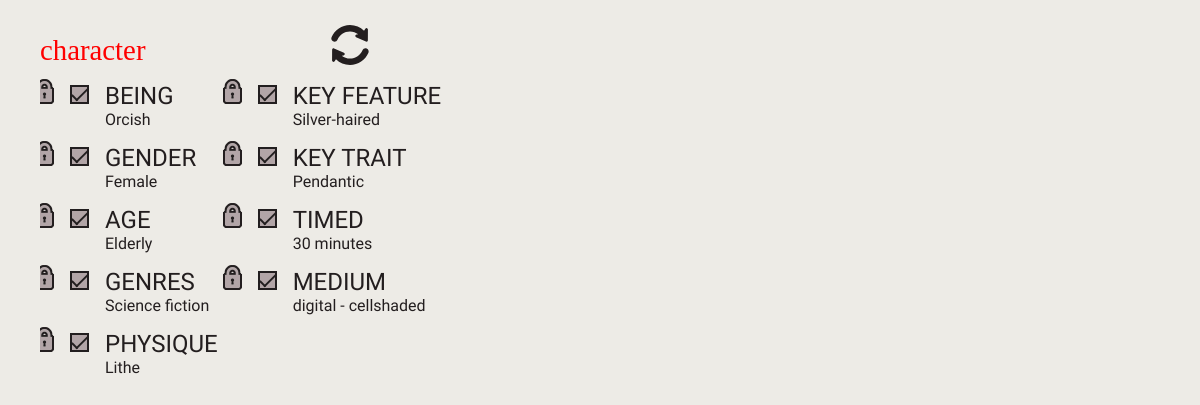
Screenshot of /iframe with the database file from the repository.
### tables this page shows
CREATE TABLE beings (id INTEGER PRIMARY KEY, being TEXT UNIQUE NOT NULL);

CREATE TABLE genders(id INTEGER PRIMARY KEY, gender TEXT UNIQUE NOT NULL);

CREATE TABLE ages(id INTEGER PRIMARY KEY, age TEXT UNIQUE NOT NULL);

CREATE TABLE genres(id INTEGER PRIMARY KEY, genre TEXT UNIQUE NOT NULL);

CREATE TABLE physiques(id INTEGER PRIMARY KEY, physique TEXT UNIQUE NOT NULL);

CREATE TABLE features(id INTEGER PRIMARY KEY, feature TEXT UNIQUE NOT NULL);

CREATE TABLE traits(id INTEGER PRIMARY KEY, trait TEXT UNIQUE NOT NULL);

CREATE TABLE times(id INTEGER PRIMARY KEY, time TEXT UNIQUE NOT NULL);

CREATE TABLE mediums(id INTEGER PRIMARY KEY, medium TEXT UNIQUE NOT NULL);

### run.py (the view)
@app.route('/iframe')
def iframe():
    con = sqlite3.connect(DATABASE)
    menu = fetchMenu(con)
    con.close()
    return render_template ('iframe.html', category='character', beings=menu['beings'], genders=menu['genders'], ages=menu['ages'], genres=menu['genres'], physiques=menu['physiques'], features=menu['features'], traits=menu['traits'], mediums=menu['mediums'], times=menu['times'])

### templates/iframe.html (shortened to what this page needs)
<!DOCTYPE>
<html>
  <head>
    <link rel="stylesheet" type="text/css" href="{{ url_for('static', filename='styles.css') }}">
    <link rel="stylesheet" type="text/css" href="{{ url_for('static', filename='roller-styles.css') }}">
  </head>
  <body>
    <div id="roller-content">
      <div id="roller-header">
        <div id="roller-category"><h2>{{ category }}</h2></div>
        <div id="refresher" onclick="refresh()"></div>
      </div>
      <div class="roller-row1">
        <div class="roller-block">
          <label class="lock-container">
            <span class="lock-checkmark"></span>
          </label>
          <label class="container"><p>BEING</p>
            <span class="checkmark"></span>
          </label>
          <p class="output">
              {% for being in beings %}
                {{ being[1] }}
              {% endfor %}
          </p>
        </div>
        <div class="roller-block">
          <label class="lock-container">
            <span class="lock-checkmark"></span>
          </label>
          <label class="container"><p>GENDER</p>
            <span class="checkmark"></span>
          </label>
          <p class="output">
              {% for gender in genders %}
                {{ gender[1] }}
              {% endfor %}
          </p>
        </div>
        <div class="roller-block">
          <label class="lock-container">
            <span class="lock-checkmark"></span>
          </label>
          <label class="container"><p>AGE</p>
            <span class="checkmark"></span>
          </label>
          <p class="output">
              {% for age in ages %}
                {{ age[1] }}
              {% endfor %}
          </p>
        </div>
        <div class="roller-block">
          <label class="lock-container">
            <span class="lock-checkmark"></span>
          </label>
          <label class="container"><p>GENRES</p>
            <span class="checkmark"></span>
          </label>
          <p class="output">
              {% for genre in genres %}
                {{ genre[1] }}
              {% endfor %}
          </p>
        </div>
        <div class="roller-block">
          <label class="lock-container">
            <span class="lock-checkmark"></span>
          </label>
          <label class="container"><p>PHYSIQUE</p>
            <span class="checkmark"></span>
          </label>
          <p class="output">
              {% for physique in physiques %}
                {{ physique[1] }}
              {% endfor %}
          </p>
        </div>
      </div>
      <div class="roller-row2">
        <div class="roller-block">
          <label class="lock-container">
            <span class="lock-checkmark"></span>
          </label>
          <label class="container"><p>KEY FEATURE</p>
            <span class="checkmark"></span>
          </label>
          <p class="output">
              {% for feature in features %}
                {{ feature[1] }}
              {% endfor %}
          </p>
        </div>
        <div class="roller-block">
          <label class="lock-container">
            <span class="lock-checkmark"></span>
          </label>
          <label class="container"><p>KEY TRAIT</p>
            <span class="checkmark"></span>
          </label>
          <p class="output">
              {% for trait in traits %}
                {{ trait[1] }}
              {% endfor %}
          </p>
        </div>
        <div class="roller-block">
          <label class="lock-container">
            <span class="lock-checkmark"></span>
          </label>
          <label class="container"><p>TIMED</p>
            <span class="checkmark"></span>
          </label>
          <p class="output">
              {% for time in times %}
                {{ time[1] }}
              {% endfor %}
          </p>
        </div>
        <div class="roller-block">
          <label class="lock-container">
            <span class="lock-checkmark"></span>
          </label>
          <label class="container"><p>MEDIUM</p>
            <span class="checkmark"></span>
          </label>
          <p class="output">
              {% for medium in mediums %}
                {{ medium[1] }}
              {% endfor %}
          </p>
        </div>
      </div>
    </div>
  </body>
</html>

### static/styles.css (style rules this page uses)
* { margin: 0; padding: 0; border: 0; font-size: 100%; font: inherit; vertical-align: baseline; color: #231e1f; }
body { background-image: url(bg.jpg); background-color: #edebe6; }
p { font-family: "Inconsolata"; }
h2 { font-family: "Surf"; font-size: 1.5em; color: white; }

### static/roller-styles.css (style rules this page uses)
body { background-image: none; }
#roller-header { margin-bottom: 15px; }
#roller-category { display: inline-block; position: relative; }
#roller-category h2 { color: red !important; font-size: 1.8em; }
#refresher { position: relative; top: 5px; display: inline-block; background-image: url(refresh.svg); background-repeat: no-repeat; background-size: contain; margin-left: 180px; width: 40px; height: 40px; }
#roller-content { margin-left: 40px; margin-right: 40px; margin-top: 20px; height: 500px; overflow: hidden; }
.output { margin-left: 35px; }
.roller-block { padding-bottom: 15px; }
.roller-row1, .roller-row2 { float: left; padding-left: 30px; }
.roller-row2 { padding-left: 40px; }
.lock-container { display: block; position: relative; bottom: 6px; padding-left: 35px; cursor: pointer; font-size: 1.5em; font-family: "Inconsolata"; -webkit-user-select: none; -moz-user-select: none; -ms-user-select: none; user-select: none; }
.lock-checkmark { position: absolute; top: 3px; left: -35px; height: 25px; width: 19px; background-image: url("unlocked.png"); background-repeat: no-repeat; background-color: #edebe6; }
.container { display: block; position: relative; padding-left: 35px; cursor: pointer; font-size: 1.5em; font-family: "Inconsolata"; -webkit-user-select: none; -moz-user-select: none; -ms-user-select: none; user-select: none; }
.checkmark { position: absolute; top: 3px; left: 0; height: 15px; width: 15px; background-color: rgba(178, 165, 167, 0.5); border: 2px solid rgba(178, 165, 167, 0.5); }
.container input:checked ~ .checkmark { background-color: #b2a5a7; border: 2px solid #221e1f; }
.checkmark:after { content: ""; position: absolute; display: none; }
.container input:checked ~ .checkmark:after { display: block; }
.container .checkmark:after { left: 4px; bottom: 1px; width: 6px; height: 15px; border: solid #221e1f; border-width: 0 2px 2px 0; -webkit-transform: rotate(45deg); -ms-transform: rotate(45deg); transform: rotate(45deg); }

### rows the page displays
beings: being "Orcish"
genders: gender "Female"
ages: age "Elderly"
genres: genre "Science fiction"
physiques: physique "Lithe"
features: feature "Silver-haired"
traits: trait "Pendantic"
times: time "30 minutes"
mediums: medium "digital - cellshaded"

### other values shown
{{ category }} "character"
